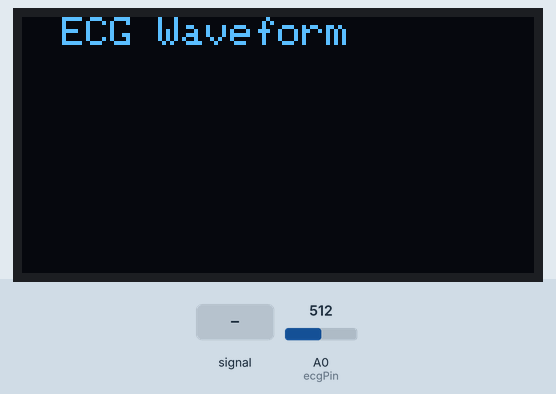
This sketch was run on a simulated Arduino Uno, built with avr-gcc and run on an emulated ATmega328P. Parts: 128×64 one-colour display. The inputs (shaded band) are chosen by the test bench; at power-on: A0 (ecgPin) = 512. What the sketch prints to the serial monitor is not drawn.

Above: at 0.1 s.
2.3 s: A0 (ecgPin) fed a 200 Hz sine of ±81 counts around its level
At 2.49 s:
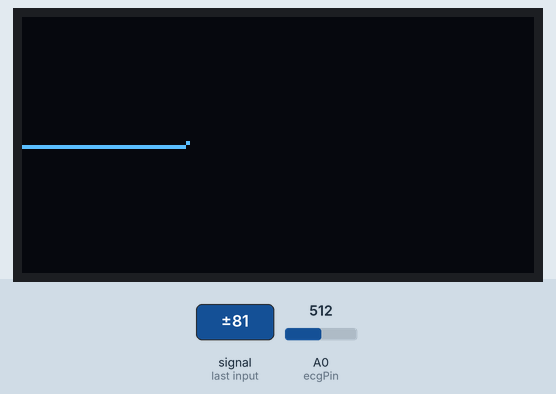
3.8 s: A0 (ecgPin) set to 716
At 5.21 s:
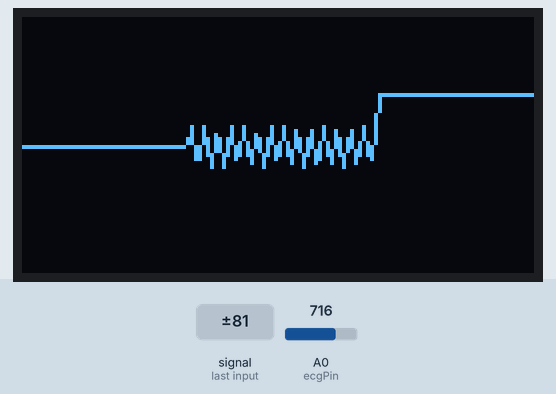
5.4 s: A0 (ecgPin) fed a 1000 Hz sine of ±255 counts around its level
At 5.86 s:
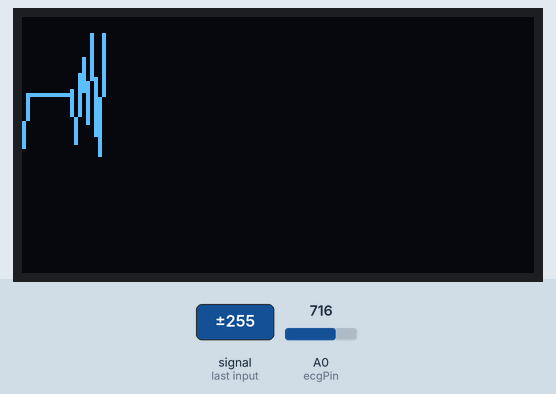
7.2 s: A0 (ecgPin) set to 1023
At 7.44 s:
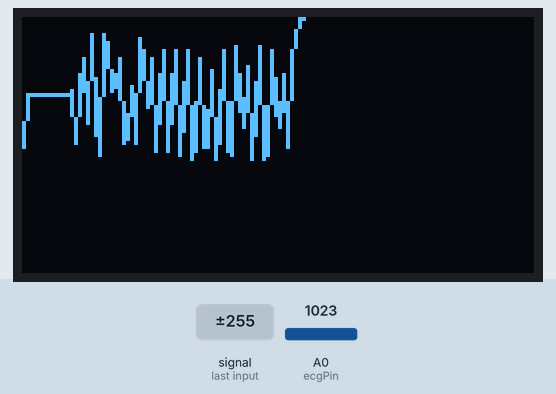
8.7 s: A0 (ecgPin) set to 900
At 9.24 s:
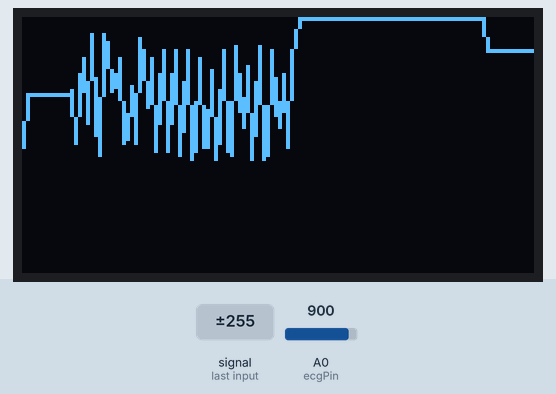
Timing chart, 0 to 11.3 s (numbered marks = the images above; inputs shaded):
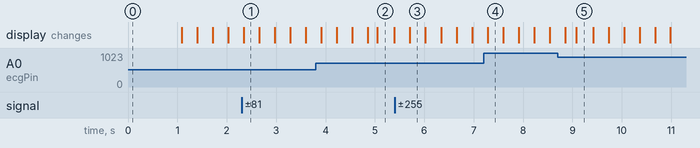

The sketch:

arduino_uno.ino
```cpp
#include <Wire.h>
#include <Adafruit_GFX.h>
#include <Adafruit_SSD1306.h>

#define SCREEN_WIDTH 128
#define SCREEN_HEIGHT 64

#define OLED_RESET -1
Adafruit_SSD1306 display(SCREEN_WIDTH, SCREEN_HEIGHT, &Wire, OLED_RESET);

const int ecgPin = A0;
int x = 0;
int lastY = 32;

void setup() {
  Serial.begin(9600);

  // Initialize OLED
  if (!display.begin(SSD1306_SWITCHCAPVCC, 0x3C)) {
    Serial.println(F("SSD1306 allocation failed"));
    while (true);
  }

  display.clearDisplay();
  display.setTextSize(1);
  display.setTextColor(SSD1306_WHITE);
  display.setCursor(10, 0);
  display.println("ECG Waveform");
  display.display();

  delay(1000);
  display.clearDisplay();
}

void loop() {
  int ecgValue = analogRead(ecgPin);


  Serial.println(ecgValue);


  int y = map(ecgValue, 0, 1023, SCREEN_HEIGHT - 1, 0);


  display.drawLine(x, lastY, x + 1, y, SSD1306_WHITE);
  display.display();

  lastY = y;
  x++;


  if (x >= SCREEN_WIDTH) {
    x = 0;
    lastY = 32;
    display.clearDisplay();
  }

  delay(5);
}
```
